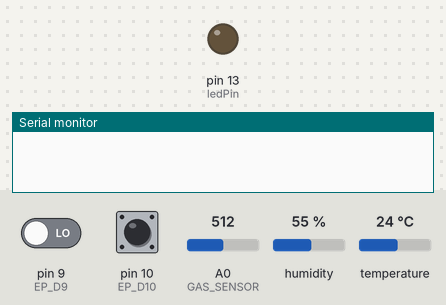
The sketch below on a simulated Arduino Uno, built with avr-gcc and run on an emulated ATmega328P. On the bench: output pins drawn as LEDs (lit = HIGH), the last lines printed to the serial monitor. The test bench sets the inputs (shaded band); at power-on: pin 10 (EP_D10) LOW, pin 9 (EP_D9) LOW, A0 (GAS_SENSOR) = 512, humidity 55 %, temperature 24 °C.

Above: at 1.2 s.
1.3 s: pin 10 (EP_D10) pulsed HIGH 2 times (0.12 s each, 0.3 s apart)
At 3.3 s:
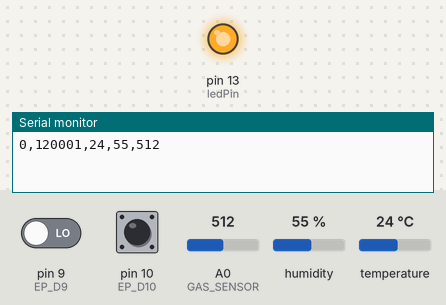
Timing chart, 0 to 8.0 s (numbered marks = the images above; inputs shaded):
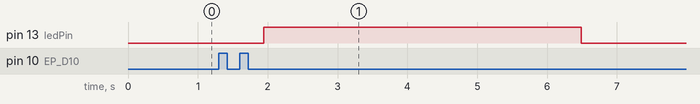

Measured:
- after the input at 1.3 s, pin 13 (ledPin): LOW → HIGH after 0.64 s, → LOW 4.5 s later

The sketch:

arduinoToEsp.ino
```cpp
#include <DHT11.h>

#define ledPin 13
#define EP_D9 9  // Vibration sensor on D9
#define EP_D10 10 // Vibration sensor on D10
#define GAS_SENSOR A0 // Gas sensor on analog pin A0

DHT11 dht11(2);

void setup() {
    // Pin modes
    pinMode(ledPin, OUTPUT);
    pinMode(EP_D9, INPUT);
    pinMode(EP_D10, INPUT);

    // Serial communication
    Serial.begin(9600);
}

void loop() {
    // Read vibration sensors
    long measurementD9 = TP_init(EP_D9);
    long measurementD10 = TP_init(EP_D10);

    // Read DHT sensor
    int temperature = 0;
    int humidity = 0;
    int result = dht11.readTemperatureHumidity(temperature, humidity);

    // Read gas sensor
    int gasValue = analogRead(GAS_SENSOR);

    // Send all sensor data to NodeMCU via Serial
    Serial.print(measurementD9);
    Serial.print(",");
    Serial.print(measurementD10);
    Serial.print(",");
    if (result == 0) {
        Serial.print(temperature);
        Serial.print(",");
        Serial.print(humidity);
    } else {
        Serial.print("Error,Error"); // Placeholder for DHT11 error
    }
    Serial.print(",");
    Serial.println(gasValue);

    // Control LED based on vibration thresholds
    if (measurementD9 > 500 || measurementD10 > 500) {
        digitalWrite(ledPin, HIGH); // Turn LED on
    } else {
        digitalWrite(ledPin, LOW); // Turn LED off
    }

    delay(2000); // Delay to prevent spamming serial monitor
}

long TP_init(int pin) {
    delay(10);
    long measurement = pulseIn(pin, HIGH); // Measure pulse duration on pin
    return measurement;
}
```
